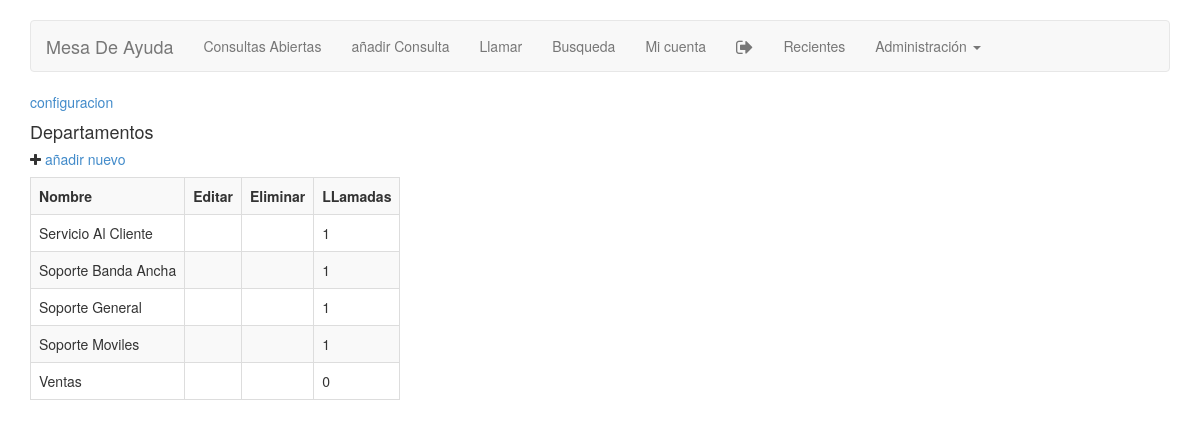
/fhd_settings_action.php?type=1 (signed in), run on the app's committed database.
### tables this page shows
CREATE TABLE IF NOT EXISTS `site_types` (
  `type_id` int(11) NOT NULL AUTO_INCREMENT,
  `type` int(1) NOT NULL DEFAULT '0',
  `type_name` varchar(200) NOT NULL,
  `type_email` varchar(200) NOT NULL,
  `type_location` text NOT NULL,
  `type_phone` varchar(100) NOT NULL,
  PRIMARY KEY (`type_id`),
  KEY `type` (`type`)
);

### includes/ez_sql_core.php (called while the page is built, shortened)
<?php
	class ezSQLcore
	{
		var $timers           = array();
		function get_host_port( $host, $default = false )
		{
			$port = $default;
			return array( $host, $port );
		}
		function flush()
		{
			$this->last_result = null;
		}
		function get_var($query=null,$x=0,$y=0)
		{
			if ( $query )
			{
				$this->query($query);
			}
			if ( $this->last_result[$y] )
			{
				$values = array_values(get_object_vars($this->last_result[$y]));
			}
			return (isset($values[$x]) && $values[$x]!=='')?$values[$x]:null;
		}
		function get_results($query=null, $output = OBJECT)
		{
			if ( $query )
			{
				$this->query($query);
			}
			if ( $output == OBJECT )
			{
				return $this->last_result;
			}
		}
		function timer_get_cur()
		{
			list($usec, $sec) = explode(" ",microtime());
			return ((float)$usec + (float)$sec);
		}
		function timer_start($timer_name)
		{
			$this->timers[$timer_name] = $this->timer_get_cur();
		}
		function timer_elapsed($timer_name)
		{
			return round($this->timer_get_cur() - $this->timers[$timer_name],2);
		}
	}

### includes/ez_sql_mysqli.php (called while the page is built, shortened)
<?php
	$ezsql_mysqli_str = array
	(
		1 => 'Require $dbuser and $dbpassword to connect to a database server',
		2 => 'Error establishing mySQLi database connection. Correct user/password? Correct hostname? Database server running?',
		3 => 'Require $dbname to select a database',
		4 => 'mySQLi database connection is not active',
		5 => 'Unexpected error while trying to select database'
	);
	class ezSQL_mysqli extends ezSQLcore
	{
		function ezSQL_mysqli($dbuser='', $dbpassword='', $dbname='', $dbhost='localhost', $encoding='')
		{
			$this->dbuser = $dbuser;
			$this->dbpassword = $dbpassword;
			$this->dbname = $dbname;
			$this->encoding = $encoding;
		}
		function connect($dbuser='', $dbpassword='', $dbhost='localhost', $dbport=false)
		{
			global $ezsql_mysqli_str; $return_val = false;
			if ( ! $dbuser )
			{
				$this->register_error($ezsql_mysqli_str[1].' in '.__FILE__.' on line '.__LINE__);
				$this->show_errors ? trigger_error($ezsql_mysqli_str[1],E_USER_WARNING) : null;
			}
			else if ( ! $this->dbh = new mysqli($dbhost,$dbuser,$dbpassword, '', $dbport) )
			{
				$this->register_error($ezsql_mysqli_str[2].' in '.__FILE__.' on line '.__LINE__);
				$this->show_errors ? trigger_error($ezsql_mysqli_str[2],E_USER_WARNING) : null;
			}
			else
			{
				$return_val = true;
			}
			return $return_val;
		}
		function select($dbname='', $encoding='')
		{
			global $ezsql_mysqli_str; $return_val = false;
			if ( ! $dbname )
			{
				$this->register_error($ezsql_mysqli_str[3].' in '.__FILE__.' on line '.__LINE__);
				$this->show_errors ? trigger_error($ezsql_mysqli_str[3],E_USER_WARNING) : null;
			}
			else if ( ! $this->dbh )
			{
				$this->register_error($ezsql_mysqli_str[4].' in '.__FILE__.' on line '.__LINE__);
				$this->show_errors ? trigger_error($ezsql_mysqli_str[4],E_USER_WARNING) : null;
			}
			else if ( !@$this->dbh->select_db($dbname) )
			{
				if ( !$str = @$this->dbh->error)
					  $str = $ezsql_mysqli_str[5];
				$this->register_error($str.' in '.__FILE__.' on line '.__LINE__);
				$this->show_errors ? trigger_error($str,E_USER_WARNING) : null;
			}
			else
			{
				$return_val = true;
			}
			return $return_val;
		}
		function query($query)
		{
			$return_val = 0;
			$query = trim($query);
			$this->result = @$this->dbh->query($query);
			$is_insert = false;
			if ( preg_match("/^(insert|delete|update|replace|truncate|drop|create|alter|begin|commit|rollback|set)/i",$query) )
			{
				$this->rows_affected = @$this->dbh->affected_rows;
				if ( preg_match("/^(insert|replace)\s+/i",$query) )
				{
					$this->insert_id = @$this->dbh->insert_id;
				}
				$return_val = $this->rows_affected;
			}
			else
			{
				$i=0;
				$num_rows=0;
				while ( $row = @$this->result->fetch_object() )
				{
					$num_rows++;
				}
				$this->num_rows = $num_rows;
				$return_val = $this->num_rows;
			}
			return $return_val;
		}
	}

### includes/checksession.php (called while the page is built, shortened)
<?php
if(isset($_SESSION['user_id'])){
	$user_id = $_SESSION['user_id'];
	}
	else{
	echo "<script>document.location.href='/?e=1'</script>";
	exit;
	}
?>

### fhd_settings_action.php (the view, shortened to what this page needs)
<?php
include("includes/checksession.php");
?>
<!DOCTYPE html>
<html>
<head>
<?php
include("includes/header.php");
include("includes/all-nav.php");
include("includes/ez_sql_core.php");
include("includes/ez_sql_mysqli.php");
include("includes/functions.php");
$db = new ezSQL_mysqli(db_user,db_password,db_name,db_host);
$type = checkid( $_GET['type'] );
?>
<p><a href="fhd_settings.php">configuracion</a></p>
<h4><?php show_type_name($type);?></h4>
<h5><i class="fa fa-plus"></i> <a href="fhd_add_type.php?type=<?php echo $type;?>">añadir nuevo</a></h5>
<?php
$num = $db->get_var("select count(type_name) from site_types where type = $type;");
?>
<?php if ($num > 0) { ?>
<table class="<?php echo $table_style_2;?>" style='width: auto;'>
<tr>
	<th>Nombre</th>
	<th>Editar</th>
	<th>Eliminar</th>
	<?php if ($type <> 0) { ?>
	<th>LLamadas</th>
	<?php } ?>
</tr>
<?php
$nacl = md5(AUTH_KEY.$db->get_var("select last_login from site_users where user_id = $user_id;"));
$site_types = $db->get_results("SELECT type_id,type,type_name,type_email,type_location,type_phone from site_types where type = $type order by type_name;");
foreach ( $site_types as $site_type )
{
$type_id = $site_type->type_id;
$type = $site_type->type;
$type_name = $site_type->type_name;
$col_name = show_type_col($type);
$count = $db->get_var("select count(call_id) from site_calls where $col_name = $type_id;");
if ($count == 0){
	$deletelink = "<a href='fhd_settings_action.php?type_id=$type_id&type=$type&action=delete&nacl=$nacl' onclick=\"Confirmacion('Esta seguro de que desea eliminarlo?')\"><i class='glyphicon glyphicon-remove-circle' title='eliminar'></i></a>";
}else{
	$deletelink = "&nbsp;";
}
echo "<tr><td>$type_name</td>";
echo "<td align='center'><a href='fhd_mod_types.php?id=$type_id&action=edit'><i class='glyphicon glyphicon-edit' title='edit'></i></a></td>\n";
echo "<td align='center'>$deletelink</td>\n";
		if ($type <> 0) {
echo "<td>$count</td>\n";
		}
echo "</tr>\n";
}
?>
</table>
<?php } ?>
<?php
include("includes/footer.php");

### css/navbar.css (style rules this page uses)
body { padding-top: 20px; padding-bottom: 20px; }

### data on the page
site_types: type_name "Servicio Al Cliente", count "1"
site_types: type_name "Soporte Banda Ancha", count "1"
site_types: type_name "Soporte General", count "1"
site_types: type_name "Soporte Moviles", count "1"
site_types: type_name "Ventas", count "0"
